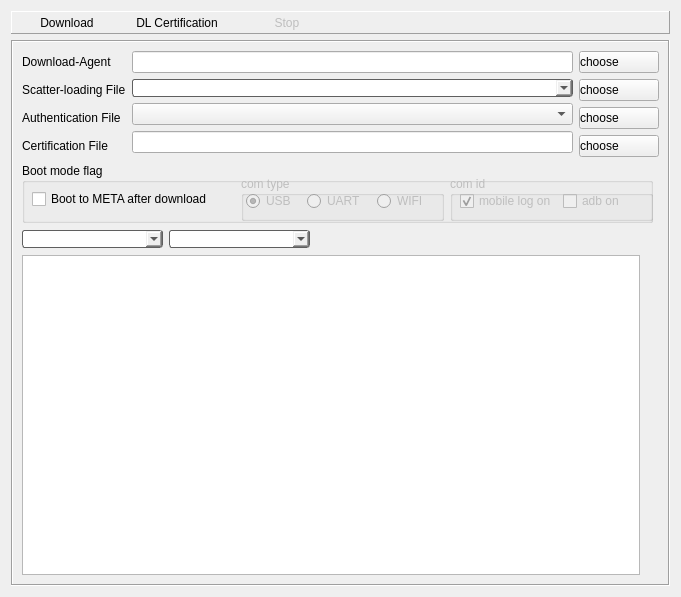
<?xml version="1.0" encoding="UTF-8"?>
<ui version="4.0">
 <class>DownloadWidget</class>
 <widget class="QWidget" name="DownloadWidget">
  <property name="geometry">
   <rect>
    <x>0</x>
    <y>0</y>
    <width>681</width>
    <height>597</height>
   </rect>
  </property>
  <property name="windowTitle">
   <string>Form</string>
  </property>
  <layout class="QGridLayout" name="gridLayout_2">
   <item row="0" column="0">
    <widget class="QFrame" name="frame_3">
     <property name="frameShape">
      <enum>QFrame::Panel</enum>
     </property>
     <property name="frameShadow">
      <enum>QFrame::Raised</enum>
     </property>
     <layout class="QGridLayout" name="gridLayout_3">
      <property name="leftMargin">
       <number>0</number>
      </property>
      <property name="topMargin">
       <number>0</number>
      </property>
      <property name="rightMargin">
       <number>0</number>
      </property>
      <property name="bottomMargin">
       <number>0</number>
      </property>
      <property name="spacing">
       <number>0</number>
      </property>
      <item row="2" column="0">
       <widget class="QToolButton" name="pushButton_download">
        <property name="enabled">
         <bool>true</bool>
        </property>
        <property name="minimumSize">
         <size>
          <width>110</width>
          <height>0</height>
         </size>
        </property>
        <property name="toolTip">
         <string>Ctrl + D</string>
        </property>
        <property name="styleSheet">
         <string notr="true">border-width:2px;</string>
        </property>
        <property name="text">
         <string>Download</string>
        </property>
        <property name="icon">
         <iconset resource="../../icon.qrc">
          <normaloff>:/images/download.png</normaloff>:/images/download.png</iconset>
        </property>
        <property name="iconSize">
         <size>
          <width>24</width>
          <height>24</height>
         </size>
        </property>
        <property name="shortcut">
         <string/>
        </property>
        <property name="popupMode">
         <enum>QToolButton::DelayedPopup</enum>
        </property>
        <property name="toolButtonStyle">
         <enum>Qt::ToolButtonTextUnderIcon</enum>
        </property>
        <property name="autoRaise">
         <bool>true</bool>
        </property>
       </widget>
      </item>
      <item row="2" column="2">
       <widget class="QToolButton" name="pushButton_stop">
        <property name="enabled">
         <bool>false</bool>
        </property>
        <property name="minimumSize">
         <size>
          <width>110</width>
          <height>0</height>
         </size>
        </property>
        <property name="toolTip">
         <string>F10</string>
        </property>
        <property name="text">
         <string>Stop</string>
        </property>
        <property name="icon">
         <iconset resource="../../icon.qrc">
          <normaloff>:/images/stop.png</normaloff>:/images/stop.png</iconset>
        </property>
        <property name="iconSize">
         <size>
          <width>24</width>
          <height>24</height>
         </size>
        </property>
        <property name="toolButtonStyle">
         <enum>Qt::ToolButtonTextUnderIcon</enum>
        </property>
        <property name="autoRaise">
         <bool>true</bool>
        </property>
       </widget>
      </item>
      <item row="2" column="3">
       <spacer name="horizontalSpacer">
        <property name="orientation">
         <enum>Qt::Horizontal</enum>
        </property>
        <property name="sizeHint" stdset="0">
         <size>
          <width>40</width>
          <height>20</height>
         </size>
        </property>
       </spacer>
      </item>
      <item row="2" column="1">
       <widget class="QToolButton" name="toolButton_Certification">
        <property name="sizePolicy">
         <sizepolicy hsizetype="Fixed" vsizetype="Fixed">
          <horstretch>0</horstretch>
          <verstretch>0</verstretch>
         </sizepolicy>
        </property>
        <property name="minimumSize">
         <size>
          <width>110</width>
          <height>0</height>
         </size>
        </property>
        <property name="text">
         <string>DL Certification</string>
        </property>
        <property name="icon">
         <iconset resource="../../icon.qrc">
          <normaloff>:/images/start.png</normaloff>:/images/start.png</iconset>
        </property>
        <property name="iconSize">
         <size>
          <width>24</width>
          <height>24</height>
         </size>
        </property>
        <property name="shortcut">
         <string>Ctrl+S</string>
        </property>
        <property name="toolButtonStyle">
         <enum>Qt::ToolButtonTextUnderIcon</enum>
        </property>
        <property name="autoRaise">
         <bool>true</bool>
        </property>
       </widget>
      </item>
     </layout>
    </widget>
   </item>
   <item row="1" column="0">
    <widget class="QFrame" name="FileLoadFrame">
     <property name="enabled">
      <bool>true</bool>
     </property>
     <property name="frameShape">
      <enum>QFrame::Box</enum>
     </property>
     <property name="frameShadow">
      <enum>QFrame::Sunken</enum>
     </property>
     <layout class="QGridLayout" name="gridLayout">
      <item row="0" column="0" colspan="3">
       <layout class="QHBoxLayout" name="horizontalLayout">
        <item>
         <layout class="QVBoxLayout" name="verticalLayout_3">
          <item>
           <widget class="QLabel" name="label_downloadAgent">
            <property name="text">
             <string>Download-Agent    </string>
            </property>
           </widget>
          </item>
          <item>
           <widget class="QLabel" name="label_scatterLoading">
            <property name="text">
             <string>Scatter-loading File</string>
            </property>
           </widget>
          </item>
          <item>
           <widget class="QLabel" name="label_authFile">
            <property name="toolTip">
             <string>Only used for security download</string>
            </property>
            <property name="text">
             <string>Authentication File</string>
            </property>
           </widget>
          </item>
          <item>
           <widget class="QLabel" name="label_certFile">
            <property name="text">
             <string>Certification File</string>
            </property>
           </widget>
          </item>
         </layout>
        </item>
        <item>
         <layout class="QVBoxLayout" name="verticalLayout_2">
          <item>
           <widget class="QLineEdit" name="lineEdit_agentFilePath">
            <property name="enabled">
             <bool>true</bool>
            </property>
            <property name="acceptDrops">
             <bool>false</bool>
            </property>
            <property name="styleSheet">
             <string notr="true"/>
            </property>
            <property name="text">
             <string/>
            </property>
            <property name="readOnly">
             <bool>true</bool>
            </property>
           </widget>
          </item>
          <item>
           <widget class="QComboBox" name="comboBox_scatterFilePath">
            <property name="acceptDrops">
             <bool>false</bool>
            </property>
            <property name="styleSheet">
             <string notr="true">border: 1px solid rgb(95,95,95);
border-radius: 3px;
margin:0 0 0 0;</string>
            </property>
            <property name="editable">
             <bool>false</bool>
            </property>
            <property name="maxCount">
             <number>10</number>
            </property>
            <property name="insertPolicy">
             <enum>QComboBox::InsertAtTop</enum>
            </property>
           </widget>
          </item>
          <item>
           <widget class="QComboBox" name="comboBox_authFilePath">
            <property name="acceptDrops">
             <bool>false</bool>
            </property>
            <property name="whatsThis">
             <string>Optional: Only used for security download</string>
            </property>
            <property name="editable">
             <bool>false</bool>
            </property>
            <property name="maxCount">
             <number>10</number>
            </property>
            <property name="insertPolicy">
             <enum>QComboBox::InsertAtTop</enum>
            </property>
           </widget>
          </item>
          <item>
           <widget class="QLineEdit" name="lineEdit_certFilePath">
            <property name="enabled">
             <bool>true</bool>
            </property>
            <property name="acceptDrops">
             <bool>false</bool>
            </property>
            <property name="readOnly">
             <bool>true</bool>
            </property>
           </widget>
          </item>
         </layout>
        </item>
        <item>
         <layout class="QVBoxLayout" name="verticalLayout">
          <item>
           <widget class="QPushButton" name="pushButton_downloadAgent">
            <property name="styleSheet">
             <string notr="true">QPushButton {
    text-align:left;
}
</string>
            </property>
            <property name="text">
             <string>choose</string>
            </property>
            <property name="icon">
             <iconset resource="../../icon.qrc">
              <normaloff>:/images/folder.png</normaloff>:/images/folder.png</iconset>
            </property>
            <property name="iconSize">
             <size>
              <width>20</width>
              <height>20</height>
             </size>
            </property>
           </widget>
          </item>
          <item>
           <widget class="QPushButton" name="pushButton_scatterLoading">
            <property name="styleSheet">
             <string notr="true">QPushButton {
    text-align:left;
}
</string>
            </property>
            <property name="text">
             <string>choose</string>
            </property>
            <property name="icon">
             <iconset resource="../../icon.qrc">
              <normaloff>:/images/folder.png</normaloff>:/images/folder.png</iconset>
            </property>
            <property name="iconSize">
             <size>
              <width>20</width>
              <height>20</height>
             </size>
            </property>
           </widget>
          </item>
          <item>
           <widget class="QPushButton" name="pushButton_authFile">
            <property name="styleSheet">
             <string notr="true">QPushButton {
    text-align:left;
}</string>
            </property>
            <property name="text">
             <string>choose</string>
            </property>
            <property name="icon">
             <iconset resource="../../icon.qrc">
              <normaloff>:/images/folder.png</normaloff>:/images/folder.png</iconset>
            </property>
            <property name="iconSize">
             <size>
              <width>20</width>
              <height>20</height>
             </size>
            </property>
           </widget>
          </item>
          <item>
           <widget class="QPushButton" name="pushButton_CertFile">
            <property name="enabled">
             <bool>true</bool>
            </property>
            <property name="layoutDirection">
             <enum>Qt::LeftToRight</enum>
            </property>
            <property name="autoFillBackground">
             <bool>false</bool>
            </property>
            <property name="styleSheet">
             <string notr="true">QPushButton {
    text-align:left;
}
</string>
            </property>
            <property name="text">
             <string>choose</string>
            </property>
            <property name="icon">
             <iconset resource="../../icon.qrc">
              <normaloff>:/images/folder.png</normaloff>:/images/folder.png</iconset>
            </property>
            <property name="iconSize">
             <size>
              <width>20</width>
              <height>20</height>
             </size>
            </property>
            <property name="autoExclusive">
             <bool>false</bool>
            </property>
           </widget>
          </item>
         </layout>
        </item>
       </layout>
      </item>
      <item row="3" column="0">
       <layout class="QHBoxLayout" name="horizontalLayout_2">
        <item>
         <widget class="QComboBox" name="comboBox_Scene">
          <property name="minimumSize">
           <size>
            <width>141</width>
            <height>0</height>
           </size>
          </property>
          <property name="styleSheet">
           <string notr="true">border: 1px solid rgb(95,95,95);
border-radius: 3px;
margin:0 0 0 0;</string>
          </property>
          <property name="currentIndex">
           <number>-1</number>
          </property>
         </widget>
        </item>
        <item>
         <widget class="QComboBox" name="comboBox_libflashVersion">
          <property name="minimumSize">
           <size>
            <width>141</width>
            <height>0</height>
           </size>
          </property>
          <property name="styleSheet">
           <string notr="true">border: 1px solid rgb(95,95,95);
border-radius: 3px;
margin:0 0 0 0;</string>
          </property>
          <property name="currentIndex">
           <number>-1</number>
          </property>
         </widget>
        </item>
        <item>
         <spacer name="horizontalSpacer_2">
          <property name="orientation">
           <enum>Qt::Horizontal</enum>
          </property>
          <property name="sizeHint" stdset="0">
           <size>
            <width>218</width>
            <height>20</height>
           </size>
          </property>
         </spacer>
        </item>
       </layout>
      </item>
      <item row="3" column="1">
       <widget class="QLabel" name="label">
        <property name="text">
         <string/>
        </property>
       </widget>
      </item>
      <item row="4" column="0">
       <widget class="QTableWidget" name="downloadTableWidget">
        <property name="acceptDrops">
         <bool>true</bool>
        </property>
        <property name="autoFillBackground">
         <bool>false</bool>
        </property>
        <property name="frameShape">
         <enum>QFrame::StyledPanel</enum>
        </property>
        <property name="frameShadow">
         <enum>QFrame::Sunken</enum>
        </property>
        <property name="lineWidth">
         <number>2</number>
        </property>
        <property name="midLineWidth">
         <number>1</number>
        </property>
        <property name="editTriggers">
         <set>QAbstractItemView::NoEditTriggers</set>
        </property>
        <property name="showDropIndicator" stdset="0">
         <bool>true</bool>
        </property>
        <property name="alternatingRowColors">
         <bool>true</bool>
        </property>
        <property name="selectionMode">
         <enum>QAbstractItemView::NoSelection</enum>
        </property>
        <property name="wordWrap">
         <bool>false</bool>
        </property>
        <property name="cornerButtonEnabled">
         <bool>false</bool>
        </property>
        <property name="rowCount">
         <number>0</number>
        </property>
        <property name="columnCount">
         <number>6</number>
        </property>
        <attribute name="horizontalHeaderVisible">
         <bool>false</bool>
        </attribute>
        <attribute name="horizontalHeaderCascadingSectionResizes">
         <bool>true</bool>
        </attribute>
        <attribute name="horizontalHeaderHighlightSections">
         <bool>true</bool>
        </attribute>
        <attribute name="horizontalHeaderMinimumSectionSize">
         <number>15</number>
        </attribute>
        <attribute name="horizontalHeaderShowSortIndicator" stdset="0">
         <bool>false</bool>
        </attribute>
        <attribute name="horizontalHeaderStretchLastSection">
         <bool>true</bool>
        </attribute>
        <attribute name="verticalHeaderVisible">
         <bool>false</bool>
        </attribute>
        <attribute name="verticalHeaderDefaultSectionSize">
         <number>23</number>
        </attribute>
        <attribute name="verticalHeaderHighlightSections">
         <bool>false</bool>
        </attribute>
        <attribute name="verticalHeaderMinimumSectionSize">
         <number>34</number>
        </attribute>
        <attribute name="verticalHeaderShowSortIndicator" stdset="0">
         <bool>false</bool>
        </attribute>
        <column>
         <property name="text">
          <string/>
         </property>
        </column>
        <column>
         <property name="text">
          <string>Name</string>
         </property>
        </column>
        <column>
         <property name="text">
          <string>Begin Address</string>
         </property>
        </column>
        <column>
         <property name="text">
          <string>End Address</string>
         </property>
        </column>
        <column>
         <property name="text">
          <string>Region</string>
         </property>
        </column>
        <column>
         <property name="text">
          <string>Location</string>
         </property>
        </column>
       </widget>
      </item>
      <item row="1" column="0" colspan="2">
       <widget class="QGroupBox" name="groupBox_boot_mode_flag">
        <property name="sizePolicy">
         <sizepolicy hsizetype="Expanding" vsizetype="Expanding">
          <horstretch>0</horstretch>
          <verstretch>0</verstretch>
         </sizepolicy>
        </property>
        <property name="maximumSize">
         <size>
          <width>16777215</width>
          <height>60</height>
         </size>
        </property>
        <property name="title">
         <string>Boot mode flag</string>
        </property>
        <widget class="QWidget" name="horizontalLayoutWidget">
         <property name="geometry">
          <rect>
           <x>0</x>
           <y>10</y>
           <width>631</width>
           <height>52</height>
          </rect>
         </property>
         <layout class="QHBoxLayout" name="horizontalLayout_3">
          <item>
           <spacer name="horizontalSpacer_3">
            <property name="orientation">
             <enum>Qt::Horizontal</enum>
            </property>
            <property name="sizeType">
             <enum>QSizePolicy::Fixed</enum>
            </property>
            <property name="sizeHint" stdset="0">
             <size>
              <width>10</width>
              <height>20</height>
             </size>
            </property>
           </spacer>
          </item>
          <item>
           <widget class="QCheckBox" name="checkbox_set_boot_mode_to_meta">
            <property name="sizePolicy">
             <sizepolicy hsizetype="Preferred" vsizetype="Preferred">
              <horstretch>0</horstretch>
              <verstretch>0</verstretch>
             </sizepolicy>
            </property>
            <property name="baseSize">
             <size>
              <width>0</width>
              <height>0</height>
             </size>
            </property>
            <property name="text">
             <string>Boot to META after download</string>
            </property>
           </widget>
          </item>
          <item>
           <widget class="QGroupBox" name="groupBox_com_type">
            <property name="enabled">
             <bool>false</bool>
            </property>
            <property name="sizePolicy">
             <sizepolicy hsizetype="Preferred" vsizetype="Fixed">
              <horstretch>0</horstretch>
              <verstretch>0</verstretch>
             </sizepolicy>
            </property>
            <property name="minimumSize">
             <size>
              <width>0</width>
              <height>45</height>
             </size>
            </property>
            <property name="title">
             <string>com type</string>
            </property>
            <property name="checkable">
             <bool>false</bool>
            </property>
            <widget class="QWidget" name="horizontalLayoutWidget_2">
             <property name="geometry">
              <rect>
               <x>0</x>
               <y>10</y>
               <width>191</width>
               <height>31</height>
              </rect>
             </property>
             <layout class="QHBoxLayout" name="horizontalLayout_4">
              <item>
               <widget class="QRadioButton" name="com_type_usb">
                <property name="sizePolicy">
                 <sizepolicy hsizetype="Fixed" vsizetype="Fixed">
                  <horstretch>0</horstretch>
                  <verstretch>0</verstretch>
                 </sizepolicy>
                </property>
                <property name="minimumSize">
                 <size>
                  <width>10</width>
                  <height>0</height>
                 </size>
                </property>
                <property name="maximumSize">
                 <size>
                  <width>16777215</width>
                  <height>16777215</height>
                 </size>
                </property>
                <property name="text">
                 <string>USB</string>
                </property>
                <property name="checked">
                 <bool>true</bool>
                </property>
               </widget>
              </item>
              <item>
               <widget class="QRadioButton" name="com_type_uart">
                <property name="sizePolicy">
                 <sizepolicy hsizetype="Fixed" vsizetype="Fixed">
                  <horstretch>0</horstretch>
                  <verstretch>0</verstretch>
                 </sizepolicy>
                </property>
                <property name="minimumSize">
                 <size>
                  <width>10</width>
                  <height>0</height>
                 </size>
                </property>
                <property name="maximumSize">
                 <size>
                  <width>16777215</width>
                  <height>16777215</height>
                 </size>
                </property>
                <property name="text">
                 <string>UART</string>
                </property>
               </widget>
              </item>
              <item>
               <widget class="QRadioButton" name="com_type_wifi">
                <property name="sizePolicy">
                 <sizepolicy hsizetype="Fixed" vsizetype="Fixed">
                  <horstretch>0</horstretch>
                  <verstretch>0</verstretch>
                 </sizepolicy>
                </property>
                <property name="minimumSize">
                 <size>
                  <width>10</width>
                  <height>0</height>
                 </size>
                </property>
                <property name="maximumSize">
                 <size>
                  <width>50</width>
                  <height>16777215</height>
                 </size>
                </property>
                <property name="text">
                 <string>WIFI</string>
                </property>
               </widget>
              </item>
             </layout>
            </widget>
           </widget>
          </item>
          <item>
           <widget class="QGroupBox" name="groupBox_com_id">
            <property name="enabled">
             <bool>false</bool>
            </property>
            <property name="sizePolicy">
             <sizepolicy hsizetype="Preferred" vsizetype="Fixed">
              <horstretch>0</horstretch>
              <verstretch>0</verstretch>
             </sizepolicy>
            </property>
            <property name="minimumSize">
             <size>
              <width>0</width>
              <height>45</height>
             </size>
            </property>
            <property name="title">
             <string>com id</string>
            </property>
            <widget class="QWidget" name="horizontalLayoutWidget_3">
             <property name="geometry">
              <rect>
               <x>0</x>
               <y>10</y>
               <width>194</width>
               <height>31</height>
              </rect>
             </property>
             <layout class="QHBoxLayout" name="horizontalLayout_5">
              <item>
               <spacer name="horizontalSpacer_4">
                <property name="orientation">
                 <enum>Qt::Horizontal</enum>
                </property>
                <property name="sizeType">
                 <enum>QSizePolicy::Fixed</enum>
                </property>
                <property name="sizeHint" stdset="0">
                 <size>
                  <width>10</width>
                  <height>20</height>
                 </size>
                </property>
               </spacer>
              </item>
              <item>
               <widget class="QCheckBox" name="checkbox_mobile_log_on">
                <property name="sizePolicy">
                 <sizepolicy hsizetype="Preferred" vsizetype="Fixed">
                  <horstretch>0</horstretch>
                  <verstretch>0</verstretch>
                 </sizepolicy>
                </property>
                <property name="minimumSize">
                 <size>
                  <width>80</width>
                  <height>0</height>
                 </size>
                </property>
                <property name="text">
                 <string>mobile log on</string>
                </property>
                <property name="checked">
                 <bool>true</bool>
                </property>
               </widget>
              </item>
              <item>
               <widget class="QCheckBox" name="checkbox_adb_on">
                <property name="sizePolicy">
                 <sizepolicy hsizetype="Preferred" vsizetype="Fixed">
                  <horstretch>0</horstretch>
                  <verstretch>0</verstretch>
                 </sizepolicy>
                </property>
                <property name="text">
                 <string>adb on</string>
                </property>
               </widget>
              </item>
             </layout>
            </widget>
           </widget>
          </item>
         </layout>
        </widget>
       </widget>
      </item>
     </layout>
    </widget>
   </item>
  </layout>
 </widget>
 <resources>
  <include location="../../icon.qrc"/>
 </resources>
 <connections/>
</ui>
